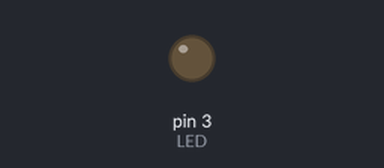
Bench run of a sketch on a simulated Arduino Uno, built with avr-gcc and run on an emulated ATmega328P. Parts: output pins drawn as LEDs (lit = HIGH).

Above: at 0.15 s.
Timing chart, 0 to 1.6 s (numbered marks = the images above):
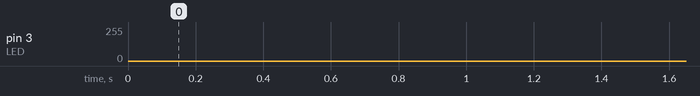

The sketch:

lesson_2.1.ino
```cpp
/*
  keyestudio sun_follower
  lesson 2.1
  PWM
  http://www.keyestudio.com
*/
#define LED 3 //define the pin of the LED as D3

void setup()
{
  pinMode(LED, OUTPUT);// initialize digital pin LED as an output.
}
void loop () {
  int value;
  for ( value = 0; value < 255; value++) {
    analogWrite (LED, value); // LED lights gradually light up
    delay (5); // delay 5MS
  }
  for ( value = 255; value > 0; value--) {
    analogWrite (LED, value); // LED gradually goes out
    delay (5); // delay 5MS
  }
}
```
